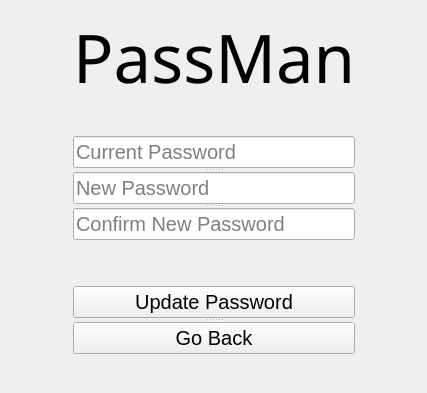
<?xml version="1.0" encoding="UTF-8"?>
<ui version="4.0">
 <class>Form</class>
 <widget class="QWidget" name="Form">
  <property name="geometry">
   <rect>
    <x>0</x>
    <y>0</y>
    <width>427</width>
    <height>393</height>
   </rect>
  </property>
  <property name="windowTitle">
   <string>Form</string>
  </property>
  <layout class="QGridLayout" name="gridLayout">
   <item row="5" column="1">
    <spacer name="verticalSpacer">
     <property name="orientation">
      <enum>Qt::Vertical</enum>
     </property>
     <property name="sizeHint" stdset="0">
      <size>
       <width>20</width>
       <height>40</height>
      </size>
     </property>
    </spacer>
   </item>
   <item row="1" column="1">
    <spacer name="verticalSpacer_3">
     <property name="orientation">
      <enum>Qt::Vertical</enum>
     </property>
     <property name="sizeHint" stdset="0">
      <size>
       <width>20</width>
       <height>40</height>
      </size>
     </property>
    </spacer>
   </item>
   <item row="2" column="0">
    <spacer name="horizontalSpacer">
     <property name="orientation">
      <enum>Qt::Horizontal</enum>
     </property>
     <property name="sizeHint" stdset="0">
      <size>
       <width>40</width>
       <height>20</height>
      </size>
     </property>
    </spacer>
   </item>
   <item row="3" column="1">
    <spacer name="verticalSpacer_2">
     <property name="orientation">
      <enum>Qt::Vertical</enum>
     </property>
     <property name="sizeType">
      <enum>QSizePolicy::Fixed</enum>
     </property>
     <property name="sizeHint" stdset="0">
      <size>
       <width>20</width>
       <height>40</height>
      </size>
     </property>
    </spacer>
   </item>
   <item row="2" column="1">
    <widget class="QSplitter" name="splitter">
     <property name="orientation">
      <enum>Qt::Vertical</enum>
     </property>
     <widget class="QLineEdit" name="currentpasswordInput">
      <property name="font">
       <font>
        <pointsize>15</pointsize>
       </font>
      </property>
      <property name="echoMode">
       <enum>QLineEdit::Password</enum>
      </property>
      <property name="placeholderText">
       <string>Current Password</string>
      </property>
     </widget>
     <widget class="QLineEdit" name="newpasswordInput">
      <property name="font">
       <font>
        <pointsize>15</pointsize>
       </font>
      </property>
      <property name="echoMode">
       <enum>QLineEdit::Password</enum>
      </property>
      <property name="placeholderText">
       <string>New Password</string>
      </property>
     </widget>
     <widget class="QLineEdit" name="confirmnewpasswordInput">
      <property name="font">
       <font>
        <pointsize>15</pointsize>
       </font>
      </property>
      <property name="echoMode">
       <enum>QLineEdit::Password</enum>
      </property>
      <property name="placeholderText">
       <string>Confirm New Password</string>
      </property>
     </widget>
    </widget>
   </item>
   <item row="4" column="1">
    <widget class="QSplitter" name="splitter_2">
     <property name="orientation">
      <enum>Qt::Vertical</enum>
     </property>
     <widget class="QPushButton" name="updatepasswordButton">
      <property name="font">
       <font>
        <pointsize>15</pointsize>
       </font>
      </property>
      <property name="text">
       <string>Update Password</string>
      </property>
     </widget>
     <widget class="QPushButton" name="gobackButton">
      <property name="font">
       <font>
        <pointsize>15</pointsize>
       </font>
      </property>
      <property name="text">
       <string>Go Back</string>
      </property>
     </widget>
    </widget>
   </item>
   <item row="0" column="1">
    <widget class="QLabel" name="PassManLabel">
     <property name="font">
      <font>
       <family>Source Code Pro</family>
       <pointsize>50</pointsize>
       <weight>50</weight>
       <bold>false</bold>
      </font>
     </property>
     <property name="text">
      <string>PassMan</string>
     </property>
     <property name="textFormat">
      <enum>Qt::AutoText</enum>
     </property>
     <property name="scaledContents">
      <bool>true</bool>
     </property>
     <property name="alignment">
      <set>Qt::AlignCenter</set>
     </property>
    </widget>
   </item>
   <item row="2" column="2">
    <spacer name="horizontalSpacer_2">
     <property name="orientation">
      <enum>Qt::Horizontal</enum>
     </property>
     <property name="sizeHint" stdset="0">
      <size>
       <width>40</width>
       <height>20</height>
      </size>
     </property>
    </spacer>
   </item>
  </layout>
 </widget>
 <resources/>
 <connections/>
</ui>
